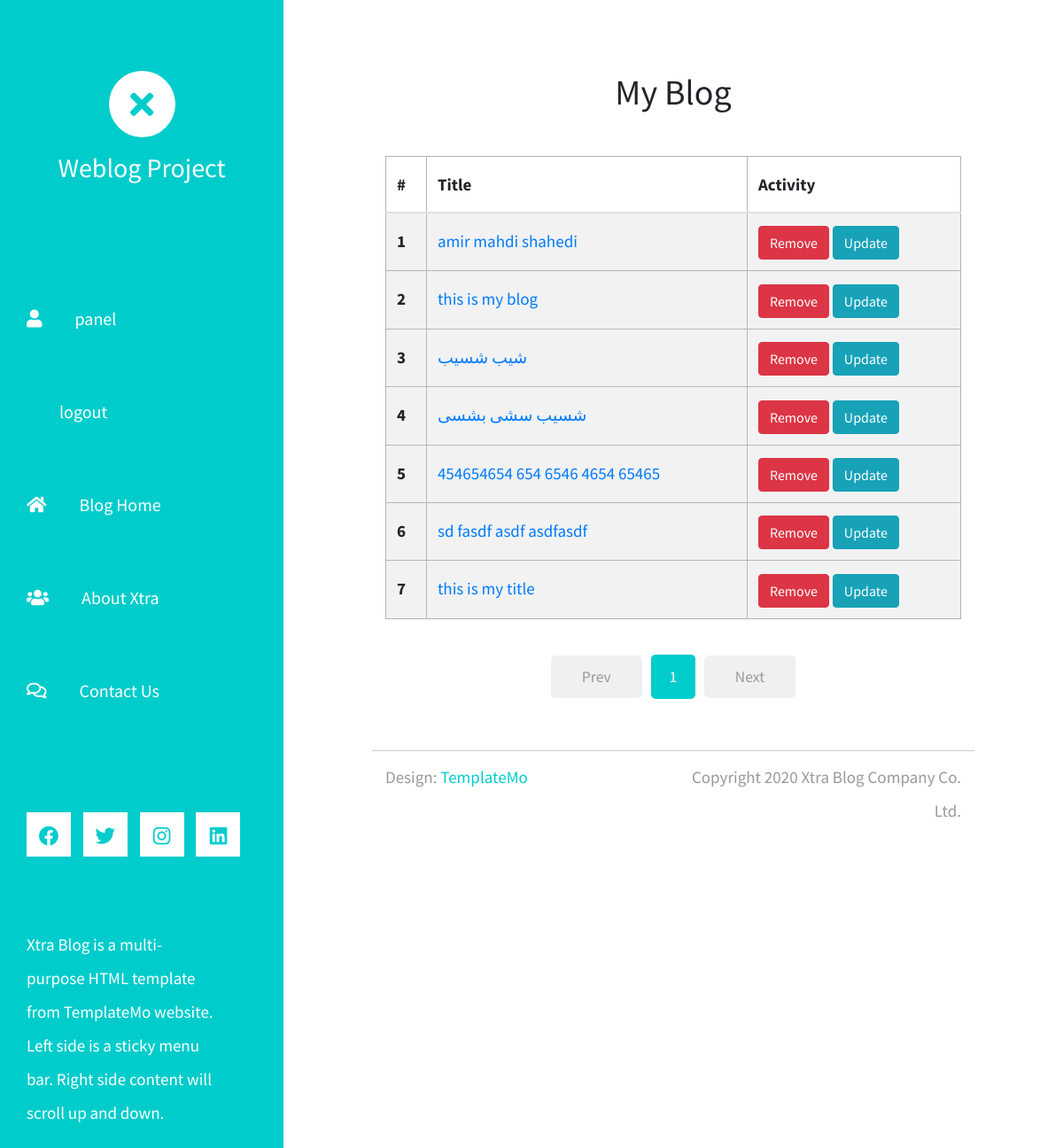
The app's page /panel/blog/ (signed in), older data.
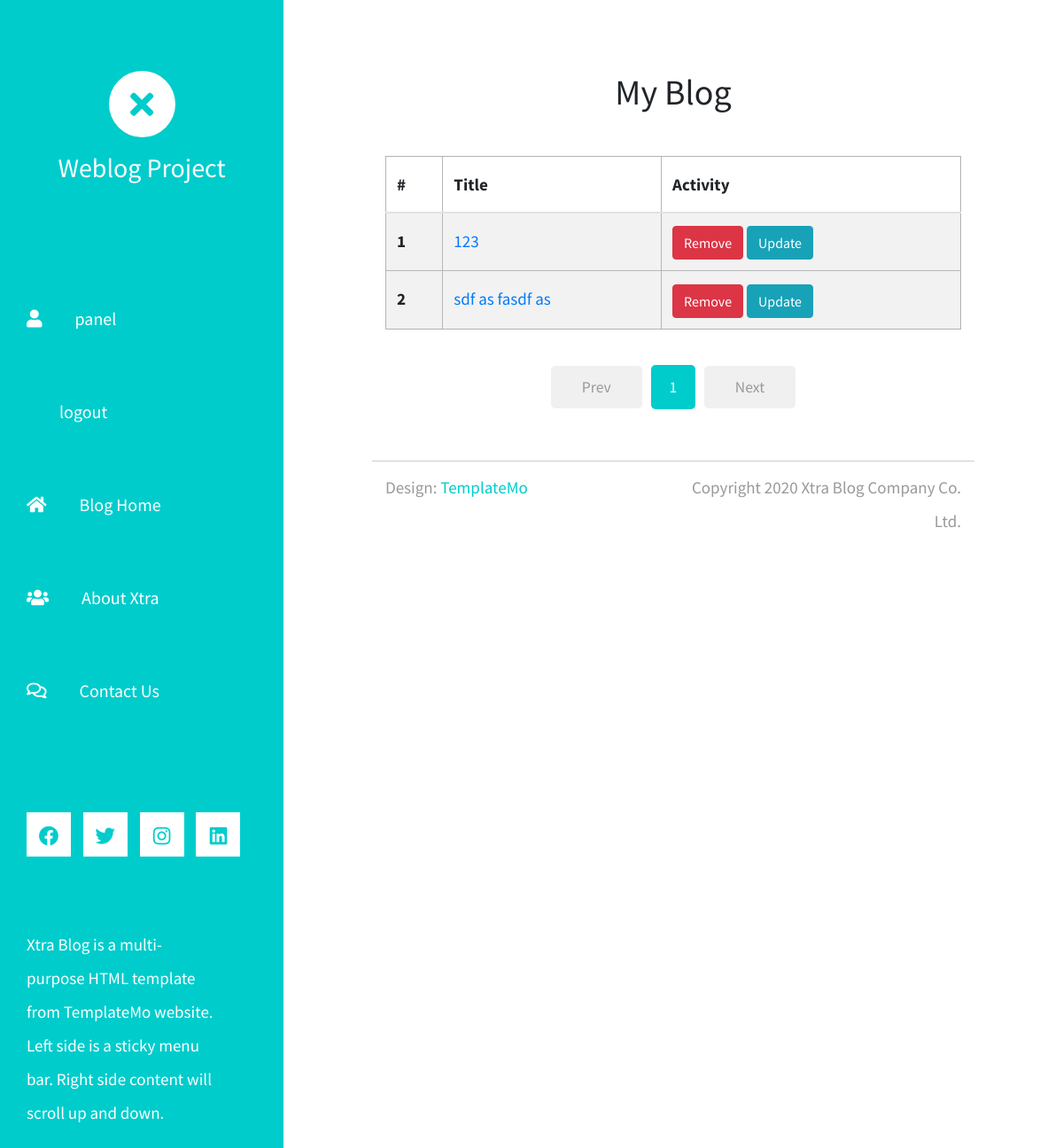
The same page, newer data.
### blog/models.py (models this page shows, shortened)
class BaseModle(models.Model):
    title = models.CharField(_("عنوان"), max_length=120, unique=True)
    slug = models.SlugField(max_length=120, unique=True, allow_unicode=True)
    class Meta:
        abstract = True

class Blog(BaseModle):
    baner = models.ImageField(_('بنر'), upload_to='blog')
    text = CKEditor5Field(_('متن'))
    author = models.ForeignKey(
        settings.AUTH_USER_MODEL, verbose_name=_('نویسنده'),  on_delete=models.CASCADE, related_name='blogs'
    )
    cates = models.ManyToManyField(Category, verbose_name=_("دسته بندی"), related_name='blogs')
    is_active = models.BooleanField(_('وضعیت انتشار'), default=True)
    created = models.DateTimeField(auto_now_add=True)
    updated = models.DateTimeField(auto_now=True, verbose_name=_('تاریخ'))
    objects = models.Manager()
    config = ActiveManager()
    def get_panel_detail_blog_url(self):
        return reverse('panel:detail_blog', kwargs={'blog_id':self.id})
    class Meta:
        ordering = ('-is_active', '-updated')
        verbose_name = 'بلاگ'
        verbose_name_plural = 'بلاگ ها'

### panel/views.py (the view)
# urls.py: path('', views.MyBlogView.as_view(), name='my_blog'),
class MyBlogView(MyLoginRequiredMixin, View):
    template_name = 'blog/blog_list.html'
    def get(self, request):
        page = request.GET.get('page', 1)
        blogs = request.user.blogs.filter(is_active=True)
        paginate = Paginator(blogs, per_page=10)
        blogs = paginate.get_page(page)
        return render(request, self.template_name, {'blogs':blogs})

### panel/mixins.py (called while the page is built)
    def dispatch(self, request, *args, **kwargs):
        if not request.user.is_authenticated:
            next_url = request.GET.get('next', request.path)
            messages.error(request, "You should login first!")
            return redirect(f'{reverse("panel:login")}?next={next_url}')
        return super().dispatch(request, *args, **kwargs)

### blog/templates/blog/blog_list.html (shortened to what this page needs)
{% extends 'base.html' %}
{% block body %}
<h1 class="text-center mb-5">My Blog</h1>
{% if blogs %}
<table class="table table-striped table-hover">
    <thead>
        <tr>
            <th scope="col">#</th>
            <th scope="col">Title</th>
            <th scope="col">Activity</th>
        </tr>
    </thead>
    <tbody>
        {% for blog in blogs %}
        <tr>
            <th scope="row">{{ forloop.counter }}</th>
            <td>
                <a href="{{blog.get_panel_detail_blog_url}}">{{blog.title}}</a>
            </td>
            <td>
                <a href="{% url 'panel:delete_blog' blog.id %}" class="btn btn-danger">Remove</a>
                <a href="{% url 'panel:update_blog' blog.id %}" class="btn btn-info">Update</a>
            </td>
        </tr>
        {% endfor %}
    </tbody>
</table>
{% include 'include/blog_paginator.html' %}
{% else %}
<p class="alert alert-danger">you have no blog. for create blog use this <a href="{% url 'panel:create_blog' %}">link</a></p>
{% endif %}
{% endblock %}

Row changes from the older to the newer data that the page shows:
no longer on this page (row edited): Blog: title "amir mahdi shahedi"
no longer on this page (row edited): Blog: title "this is my blog"
no longer on this page (row edited): Blog: title "شیب شسیب"
no longer on this page (row edited): Blog: title "شسیب سشی بشسی"
no longer on this page (row edited): Blog: title "454654654 654 6546 4654 65465"
no longer on this page (row edited): Blog: title "sd fasdf asdf asdfasdf"
no longer on this page (row edited): Blog: title "this is my title"
added Blog: title "123"
added Blog: title "sdf as fasdf as"
